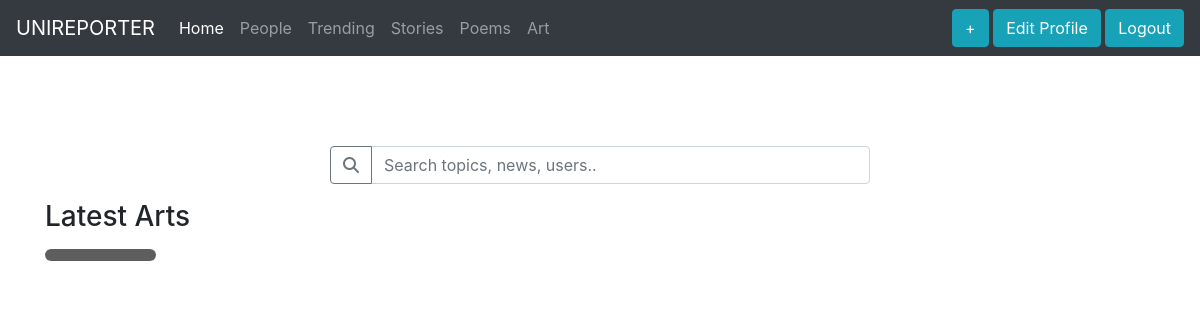
Page /account/arts/ (signed in) on the earlier database version.
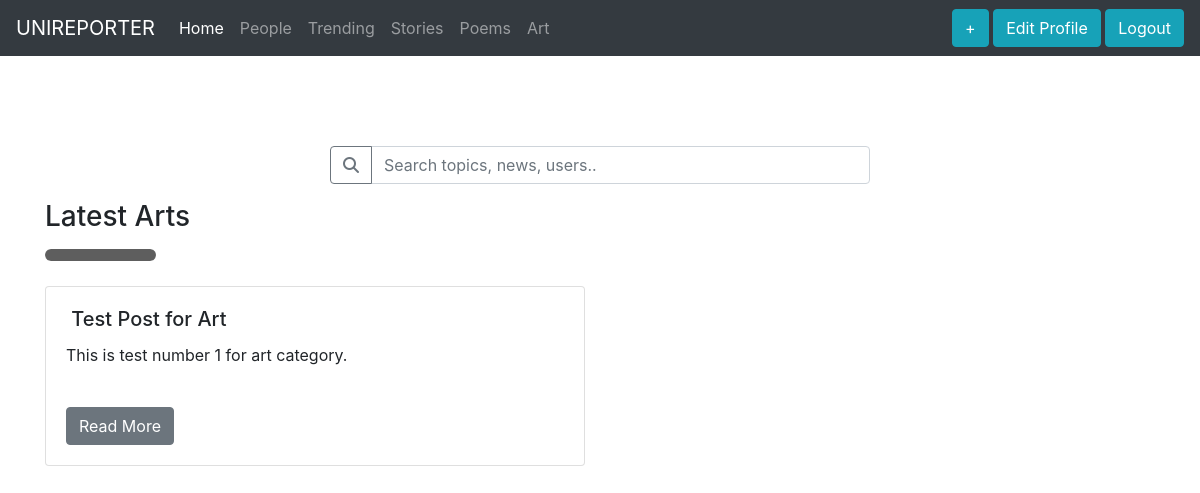
Same page on the later database version.
### reports/models.py (models this page shows, shortened)
class Report(models.Model):
	category_choices = (
		('story','Story'),
		('report','Reports'),
		('poems','Poems'),
		('art','Art'),
		)
	user = models.ForeignKey(settings.AUTH_USER_MODEL, related_name='reports_created', on_delete=models.CASCADE)
	title = models.CharField(max_length=1000)
	slug = models.SlugField(max_length=200, blank=True)
	url = models.URLField()
	category = models.CharField(max_length=100, choices=category_choices, default='report')
	content = HTMLField('Content')
	created = models.DateField(auto_now_add=True, db_index=True)
	users_liked = models.ManyToManyField(settings.AUTH_USER_MODEL, related_name='reports_liked', blank=True)
	class Meta:
		ordering = ('-created',)
	def get_absolute_url(self):
		return reverse('reports:detail', args=[self.id, self.slug])

### account/views.py (the view)
# urls.py: path('arts/', views.art, name='arts_home'),
@login_required
def art(request):
	at = Report.objects.all().filter(category='art')
	at.reverse()
	return render(request, 'account/arts.html', {'section': 'art', 'arts':at})

### account/templates/account/arts.html (shortened to what this page needs)
{% extends "base.html" %}
{% load staticfiles%}
{% block content %}
     <div class="text-center search">
        <div class="input-group mb-3 search">
          <div class="input-group-prepend">
            <button class="btn btn-outline-secondary" type="button" id="button-addon1">
                <i class="fas fa-search" aria-hidden="true"></i></button>
          </div>
          <input type="text" class="form-control" placeholder="Search topics, news, users.." aria-label="Search" aria-describedby="button-addon1">
        </div>
    </div>
    <div class="container">
        <h3>Latest Arts</h3>
        <img src="{% static "Rectangle 6.png"%}" width="10%">
        <div class="row">
        {% for art in arts %}
            <div class="col-sm-6">
                <div class="card" style="margin-bottom: 20px;">
                  <div class="card-body">
                    <h5 class="card-title"><img class="rounded-circle" alt="" src="{{MEDIA_URL}}{{ report.photo.url }}"
                    data-holder-rendered="true" width="50px">  {{art.title}}</h5>
                    {{art.content|safe|truncatewords:20}}<br>
                    <a href="{{ art.get_absolute_url }}" class="btn btn-secondary">Read More</a>
                  </div>
                </div>
              </div>
        {% endfor %}
    </div>
    </div>
{% endblock %}

Differences in the rows shown:
added Report: title "Test Post for Art", content "This is test number 1 for art category."
